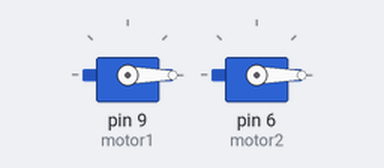
This sketch was run on a simulated Arduino Uno, built with avr-gcc and run on an emulated ATmega328P. On the bench: 2 × servo.

Above: at 0.05 s.
At 9.96 s:
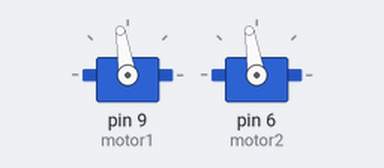
At 19.97 s:
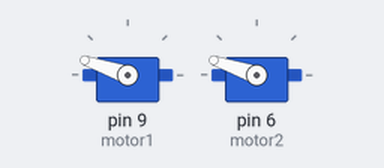
At 39.9 s:
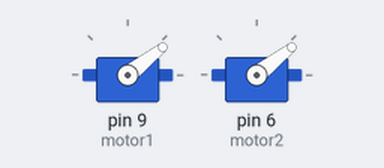
Timing chart, 0 to 40.0 s (numbered marks = the images above):
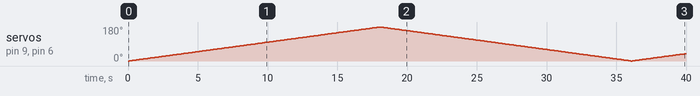

The sketch:

test_rover.ino
```cpp
#include <Servo.h>  //include the correct library need for this code

Servo motor1;
Servo motor2;

int servopos = 0;        // initialises the servoposition so it starts at 0

void setup() {

  motor1.attach(9);  //this attaches each motor on the rover to a digital pin on the ardino
  motor2.attach(6);

}

void loop() {

  for(servopos = 0; servopos < 180; servopos++)    // creates a for loop so that both motors move from 0 position to 180. once the posion is > 180 it can leave the for loop
  {
    motor1.write(servopos);
    motor2.write(servopos);
    delay(100);
  }

  for(servopos = 180; servopos > 0; servopos--)  // this then moves the motors in the oppposite direction from 180n back to 0
  {
    motor1.write(servopos);
    motor2.write(servopos);
    delay(100);
  }


}
```

Measured:
- by itself, servo on pin 9 (motor1), servo on pin 6 (motor2): 0° → 1° at 0.10 s, → 2° 0.10 s later, → 3° 0.10 s later, → 4° 0.10 s later, … (399 changes in this stretch)
